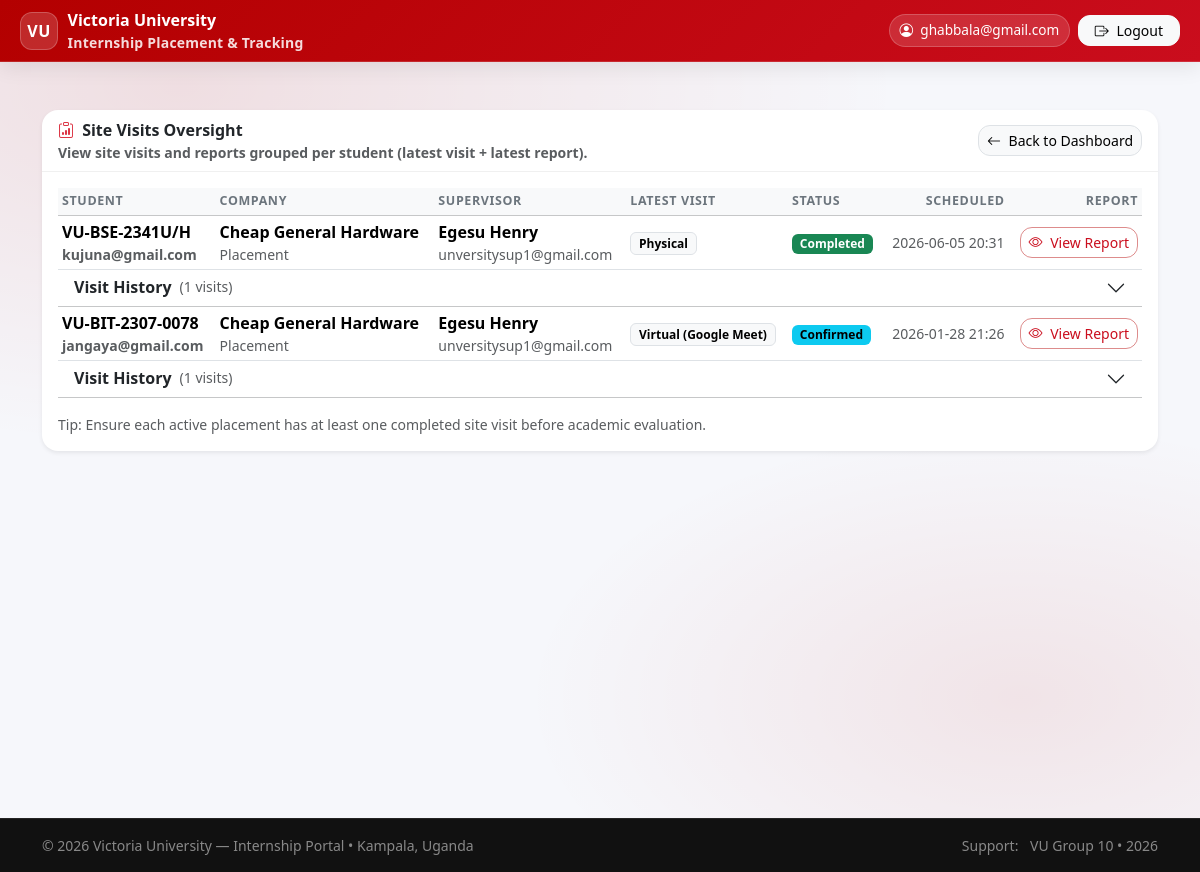
Screenshot of /tracking/coordinator/site-visits/ (signed in) with the database file from the repository.
### accounts/models.py (models this page shows, shortened)
class User(AbstractUser):
    username = None
    email = models.EmailField(_("email address"), unique=True)
    USERNAME_FIELD = "email"
    REQUIRED_FIELDS = []
    objects = UserManager()
    class Meta:
        permissions = [
            ("role_university_supervisor", "Role: VU_UniversitySupervisor"),
            ("role_industry_supervisor", "Role: IndustrySupervisor"),
            ("role_coordinator", "Role: VU_Coordinator"),
        ]
    @property
    def display_name(self):
        full = self.get_full_name().strip()
        return full if full else self.email

class StudentProfile(models.Model):
    user = models.OneToOneField("accounts.User", on_delete=models.CASCADE, related_name="student_profile")
    reg_no = models.CharField(max_length=50, unique=True)
    phone = models.CharField(max_length=30, blank=True)
    program = models.ForeignKey(
        "academics.Program",
        on_delete=models.PROTECT,
        null=True,
        blank=True,
        related_name="students",
    )

class StaffProfile(models.Model):
    user = models.OneToOneField(User, on_delete=models.CASCADE, related_name="staff_profile")
    staff_no = models.CharField(max_length=50, unique=True)
    department = models.CharField(max_length=120, blank=True)
    phone = models.CharField(max_length=30, blank=True)

### companies/models.py (models this page shows, shortened)
class Company(models.Model):
    STATUS = [
        ("pending_verification", "Pending verification"),
        ("approved", "Approved"),
        ("rejected", "Rejected"),
        ("inactive", "Inactive"),
    ]
    name = models.CharField(max_length=200, unique=True)
    industry = models.CharField(max_length=120, blank=True)
    district = models.CharField(max_length=120, blank=True)
    address = models.CharField(max_length=255, blank=True)
    status = models.CharField(max_length=30, choices=STATUS, default="pending_verification")
    created_at = models.DateTimeField(auto_now_add=True)

### tracking/models.py (models this page shows, shortened)
class SiteVisit(models.Model):
    VISIT_TYPE = [
        ("physical", "Physical"),
        ("zoom", "Virtual (Zoom)"),
        ("gmeet", "Virtual (Google Meet)"),
        ("other", "Virtual (Other)"),
    ]
    STATUS = [
        ("scheduled", "Scheduled"),
        ("confirmed", "Confirmed"),
        ("completed", "Completed"),
        ("cancelled", "Cancelled"),
    ]
    placement = models.ForeignKey("placements.Placement", on_delete=models.CASCADE, related_name="site_visits")
    supervisor = models.ForeignKey("accounts.StaffProfile", on_delete=models.CASCADE, related_name="site_visits")
    visit_type = models.CharField(max_length=12, choices=VISIT_TYPE)
    meeting_link = models.URLField(blank=True)  # required for zoom/gmeet/other
    scheduled_at = models.DateTimeField()
    duration_minutes = models.PositiveIntegerField(default=60)
    status = models.CharField(max_length=12, choices=STATUS, default="scheduled")
    agenda = models.TextField(blank=True)
    actual_at = models.DateTimeField(blank=True, null=True)
    created_at = models.DateTimeField(auto_now_add=True)
    class Meta:
        ordering = ["-scheduled_at"]

### tracking/views.py (the view)
# urls.py: path("coordinator/site-visits/", views.coordinator_site_visits, name="coordinator_site_visits"),
@login_required
def coordinator_site_visits(request):
    if not request.user.is_superuser and not request.user.groups.filter(name__iexact="Coordinator").exists():
        return HttpResponseForbidden("Coordinators only.")
    qs = (
        SiteVisit.objects.select_related(
            "placement",
            "placement__company",
            "placement__request__student__user",
            "supervisor__user",
            "report",  # ✅ this assumes related_name="report"
        )
        .order_by("-scheduled_at")
    )
    grouped = {}
    for v in qs:
        student = v.placement.request.student
        sid = student.id
        if sid not in grouped:
            grouped[sid] = {
                "student": student,
                "company_name": getattr(v.placement.company, "name", ""),
                "supervisor": v.supervisor,
                "visit": v,  # latest visit
                "report": getattr(v, "report", None),  # ✅ safe
                "all_visits": [],
            }
        grouped[sid]["all_visits"].append(v)
    student_rows = list(grouped.values())
    return render(request, "tracking/coordinator_site_visits.html", {
        "student_rows": student_rows
    })

### templates/tracking/coordinator_site_visits.html (shortened to what this page needs)
{% extends "base.html" %}
{% block content %}
<div class="row g-4">
  <div class="col-12">
    <div class="card shadow-sm border-0 overflow-hidden">
      <div class="card-header d-flex flex-column flex-md-row justify-content-between align-items-start align-items-md-center gap-2">
        <div>
          <div class="fw-bold">
            <i class="bi bi-clipboard-data me-1 text-danger"></i> Site Visits Oversight
          </div>
          <div class="text-muted small">
            View site visits and reports grouped per student (latest visit + latest report).
          </div>
        </div>
        <a href="{% url 'coordinator_dashboard' %}" class="btn btn-light border btn-sm">
          <i class="bi bi-arrow-left me-1"></i> Back to Dashboard
        </a>
      </div>
      <div class="card-body">
        {% if student_rows %}
          <div class="table-responsive">
            <table class="table table-sm table-hover align-middle mb-0">
              <thead class="table-light">
                <tr>
                  <th>Student</th>
                  <th>Company</th>
                  <th>Supervisor</th>
                  <th>Latest Visit</th>
                  <th>Status</th>
                  <th class="text-end">Scheduled</th>
                  <th class="text-end">Report</th>
                </tr>
              </thead>
              <tbody>
                {% for r in student_rows %}
                  <tr>
                    <td class="fw-semibold">
                      {{ r.student.reg_no }}
                      <div class="small text-muted">{{ r.student.user.email }}</div>
                    </td>
                    <td>
                      <div class="fw-semibold">{{ r.company_name|default:"—" }}</div>
                      <div class="small text-muted">Placement</div>
                    </td>
                    <td>
                      {% if r.supervisor %}
                        <div class="fw-semibold">
                          {{ r.supervisor.user.get_full_name|default:r.supervisor.user.email }}
                        </div>
                        <div class="small text-muted">{{ r.supervisor.user.email }}</div>
                      {% else %}
                        <span class="text-muted">—</span>
                      {% endif %}
                    </td>
                    <td>
                      {% if r.visit %}
                        <span class="badge text-bg-light border">{{ r.visit.get_visit_type_display }}</span>
                      {% else %}
                        <span class="text-muted">—</span>
                      {% endif %}
                    </td>
                    <td>
                      {% if r.visit %}
                        {% if r.visit.status == "scheduled" %}
                          <span class="badge text-bg-secondary">Scheduled</span>
                        {% elif r.visit.status == "confirmed" %}
                          <span class="badge text-bg-info">Confirmed</span>
                        {% elif r.visit.status == "completed" %}
                          <span class="badge text-bg-success">Completed</span>
                        {% elif r.visit.status == "cancelled" %}
                          <span class="badge text-bg-dark">Cancelled</span>
                        {% else %}
                          <span class="badge text-bg-light border">{{ r.visit.status }}</span>
                        {% endif %}
                      {% else %}
                        <span class="text-muted">—</span>
                      {% endif %}
                    </td>
                    <td class="text-end small text-muted">
                      {% if r.visit %}
                        {{ r.visit.scheduled_at|date:"Y-m-d H:i" }}
                      {% else %}
                        —
                      {% endif %}
                    </td>
                    <td class="text-end">
                      {% if r.visit and r.report %}
                        <a href="{% url 'coordinator_site_visit_report_detail' r.visit.id %}"
                           class="btn btn-sm btn-outline-danger">
                          <i class="bi bi-eye me-1"></i> View Report
                        </a>
                      {% elif r.visit %}
                        <span class="badge text-bg-warning">No</span>
                      {% else %}
                        <span class="text-muted">—</span>
                      {% endif %}
                    </td>
                  </tr>
                  <tr class="table-light">
                    <td colspan="7" class="p-0">
                      <div class="accordion accordion-flush" id="accStudent{{ forloop.counter }}">
                        <div class="accordion-item">
                          <h2 class="accordion-header" id="heading{{ forloop.counter }}">
                            <button class="accordion-button collapsed py-2 px-3" type="button"
                                    data-bs-toggle="collapse"
                                    data-bs-target="#collapse{{ forloop.counter }}"
                                    aria-expanded="false"
                                    aria-controls="collapse{{ forloop.counter }}">
                              <span class="fw-semibold me-2">Visit History</span>
                              <span class="text-muted small">
                                ({{ r.all_visits|length|default:0 }} visits)
                              </span>
                            </button>
                          </h2>
                        </div>
                      </div>
                    </td>
                  </tr>
                {% endfor %}
              </tbody>
            </table>
          </div>
          <div class="small text-muted mt-3">
            Tip: Ensure each active placement has at least one completed site visit before academic evaluation.
          </div>
        {% else %}
          <div class="text-center py-5">
            <i class="bi bi-inbox text-danger" style="font-size:2rem;"></i>
            <div class="fw-bold mt-2">No site visits found</div>
            <div class="text-muted small">Scheduled visits will appear here for oversight.</div>
          </div>
        {% endif %}
      </div>
    </div>
  </div>
</div>
{% endblock %}

### templates/base.html (shortened to what this page needs)
<!doctype html>
<html lang="en">
<head>
  {% load static %}
  <link href="https://cdn.jsdelivr.net/npm/bootstrap@5.3.3/dist/css/bootstrap.min.css" rel="stylesheet">
  <link rel="stylesheet" href="https://cdn.jsdelivr.net/npm/bootstrap-icons@1.11.3/font/bootstrap-icons.min.css">
  <link rel="stylesheet" href="{% static 'base/css/vu_portal.css' %}">
</head>
<body class="vu-body d-flex flex-column">
  <header class="vu-topbar">
    <nav class="navbar navbar-expand-lg navbar-dark py-2">
      <div class="container-fluid vu-container-pad">
        <a class="vu-brand" href="{% url 'dashboard' %}">
          <span class="vu-badge">VU</span>
          <span class="d-none d-sm-inline">
            Victoria University
            <small class="d-none d-lg-block">Internship Placement & Tracking</small>
          </span>
        </a>
        <div class="collapse navbar-collapse" id="vuNav">
          <ul class="navbar-nav ms-auto align-items-lg-center gap-lg-2">
            {% if request.user.is_authenticated %}
              <li class="nav-item my-2 my-lg-0">
                <span class="vu-pill">
                  <i class="bi bi-person-circle"></i>
                  {{ request.user.display_name|default:request.user.email }}
                </span>
              </li>
              <li class="nav-item my-2 my-lg-0">
                <form method="post" action="{% url 'logout' %}" class="d-inline">
                  <button type="submit" class="btn btn-light btn-sm px-3">
                    <i class="bi bi-box-arrow-right me-1"></i> Logout
                  </button>
                </form>
              </li>
            {% else %}
              <li class="nav-item my-2 my-lg-0">
                <a href="{% url 'login' %}" class="btn btn-light btn-sm px-3">
                  <i class="bi bi-box-arrow-in-right me-1"></i> Login
                </a>
              </li>
            {% endif %}
          </ul>
        </div>
      </div>
    </nav>
  </header>
  <main id="main-content" class="container vu-main my-4 my-lg-5 flex-grow-1">
    {% block content %}{% endblock %}
  </main>
  <footer class="vu-footer mt-auto">
    <div class="container py-3 d-flex flex-column flex-md-row justify-content-between align-items-start align-items-md-center gap-2">
      <div class="small text-white-50">
        © {% now "Y" %} Victoria University — Internship Portal
        <span class="d-none d-md-inline">• Kampala, Uganda</span>
      </div>
      <div class="small text-white-50">
        <span class="me-2">Support:</span>
        <span class="text-white-50">VU Group 10 • 2026</span>
      </div>
    </div>
  </footer>
</body>
</html>

### static/base/css/vu_portal.css (style rules this page uses)
:root { --vu-red: #8B0000; --vu-red-2: #B30000; --vu-dark: #111827; --vu-bg: #f6f7fb; --vu-card: #ffffff; --vu-border: rgba(0,0,0,.08); --vu-muted: #6b7280; --vu-radius: 16px; --vu-radius-sm: 12px; --vu-shadow: 0 12px 30px rgba(0,0,0,.08); --vu-shadow-hover: 0 14px 34px rgba(0,0,0,.10); --vu-soft: rgba(179,0,0,.08); }
.vu-body { min-height: 100vh; background: radial-gradient(1200px 600px at 15% 10%, rgba(179,0,0,.10), transparent 60%), radial-gradient(900px 500px at 85% 80%, rgba(179,0,0,.08), transparent 55%), var(--vu-bg); color: var(--vu-dark); }
a { text-decoration: none; }
.vu-topbar { background: linear-gradient(135deg, var(--vu-red), var(--vu-red-2)); box-shadow: 0 12px 30px rgba(0,0,0,.18); border-bottom: 1px solid rgba(255,255,255,.14); }
.vu-badge { width: 38px; height: 38px; display: grid; place-items: center; border-radius: 12px; background: rgba(255,255,255,.18); border: 1px solid rgba(255,255,255,.25); font-weight: 900; letter-spacing: .4px; }
.vu-pill { display: inline-flex; align-items: center; gap: .45rem; padding: .38rem .65rem; border-radius: 999px; background: rgba(255,255,255,.14); border: 1px solid rgba(255,255,255,.18); color: #fff; font-size: .85rem; white-space: nowrap; }
.card { border: 0; border-radius: var(--vu-radius); box-shadow: var(--vu-shadow); }
.card-header { background: transparent; border-bottom: 1px solid rgba(0,0,0,.06); font-weight: 800; }
.btn { border-radius: var(--vu-radius-sm); }
.btn-outline-danger { border-color: rgba(179,0,0,.45); color: var(--vu-red-2); }
.table thead th { font-size: .78rem; text-transform: uppercase; letter-spacing: .05em; color: #6c757d; }
.table td, .table th { vertical-align: middle; }
.table .badge { font-weight: 700; }
.vu-footer { background: linear-gradient(135deg, #141414, #0b0f1a); border-top: 1px solid rgba(255,255,255,.08); }

### templates/base.html (style rules this page uses)
:root { --vu-red:#b30000; --vu-red-2:#ca0d1d; --vu-soft:#fff5f5; }
.vu-topbar { position: sticky; top: 0; z-index: 1030; background: linear-gradient(135deg, var(--vu-red), var(--vu-red-2)); border-bottom: 1px solid rgba(255,255,255,.14); box-shadow: 0 .35rem 1.2rem rgba(0,0,0,.08); }
.vu-brand { display:flex; align-items:center; gap:.6rem; text-decoration:none; color:#fff; font-weight:900; }
.vu-badge { width:38px; height:38px; border-radius: 12px; display:grid; place-items:center; background: rgba(255,255,255,.16); border: 1px solid rgba(255,255,255,.22); font-weight:900; letter-spacing:.5px; }
.vu-brand small { display:block; color:rgba(255,255,255,.86); font-weight:600; letter-spacing:.2px; }
.vu-pill { display:inline-flex; align-items:center; gap:.45rem; padding:.35rem .6rem; border-radius: 999px; background: rgba(255,255,255,.14); border: 1px solid rgba(255,255,255,.20); color:#fff; font-size:.85rem; white-space: nowrap; }
.vu-main { min-height: calc(100vh - 140px); }
.vu-footer { background: #111; border-top: 1px solid rgba(255,255,255,.08); }
@media (min-width: 992px) { .vu-container-pad { padding-left: 1.25rem; padding-right: 1.25rem; } }

### rows the page displays
User: user.display_name "ghabbala@gmail.com"
StudentProfile: student.reg_no "VU-BSE-2341U/H", student.user.email "kujuna@gmail.com", company_name "Cheap General Hardware", supervisor.user.get_full_name "Egesu Henry", supervisor.user.email "unversitysup1@gmail.com", visit.visit_type "Physical", shows "Completed", visit.scheduled_at "2026-06-05 20:31", all_visits|length "1"
StudentProfile: student.reg_no "VU-BIT-2307-0078", student.user.email "jangaya@gmail.com", company_name "Cheap General Hardware", supervisor.user.get_full_name "Egesu Henry", supervisor.user.email "unversitysup1@gmail.com", visit.visit_type "Virtual (Google Meet)", shows "Confirmed", visit.scheduled_at "2026-01-28 21:26", all_visits|length "1"
